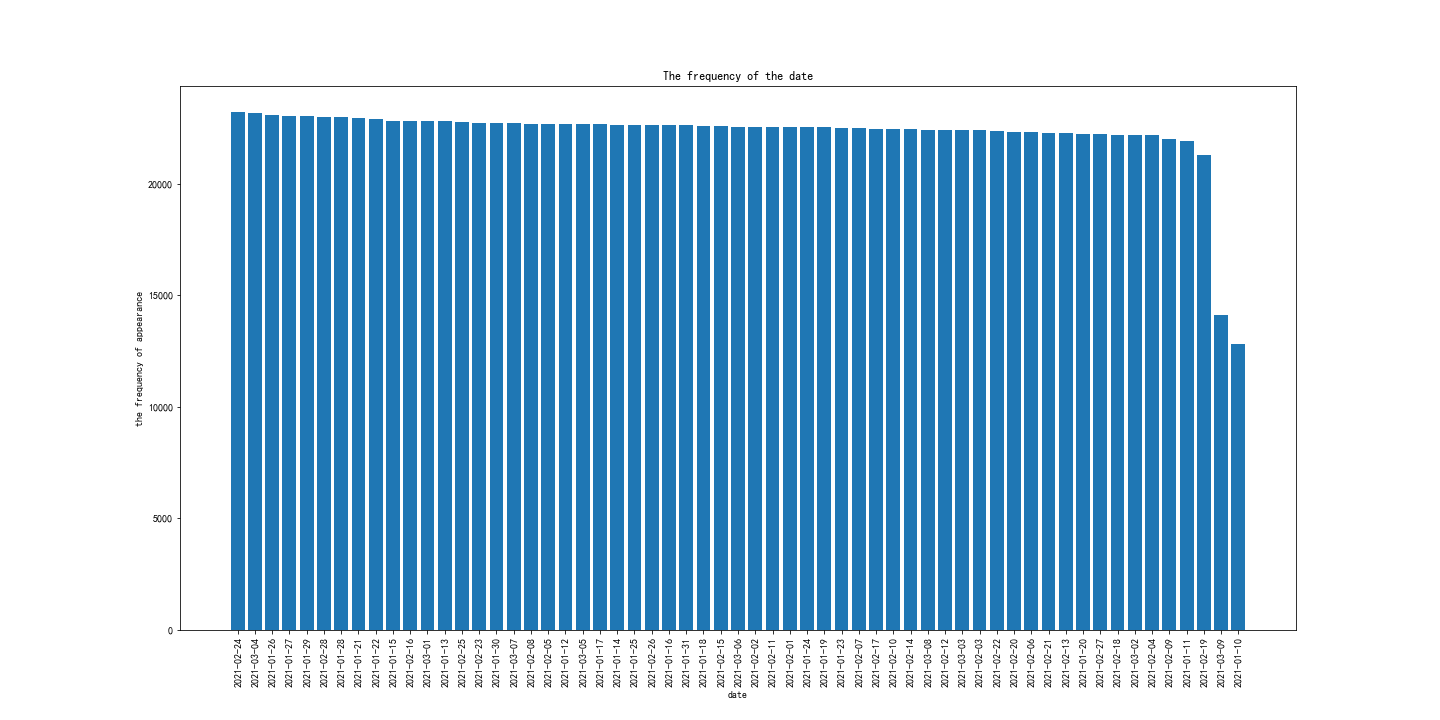

Recreate this plot in Python.
import pandas as pd
from matplotlib import pyplot as plt

# 设置显示中文
plt.rcParams['font.sans-serif'] = ['simhei']
# 使用pandas读取文件
df = pd.read_csv(r"news_dataset1.csv")
# 获取x轴数据
x = df['Date'].str[:10].value_counts().index.tolist()
# 获取y轴数据
y = df['Date'].str[:10].value_counts().tolist()
# 定义画布
fig = plt.figure(figsize=(20, 10))
# 绘制柱状图
plt.bar(x, y, tick_label=x)
# 让x轴旋转90度,方便观看
plt.xticks(x, x, rotation=90)
# 添加标签
plt.xlabel("date")
plt.ylabel("the frequency of appearance")
plt.title("The frequency of the date")
# 保存图片
plt.savefig("柱状图.png")
